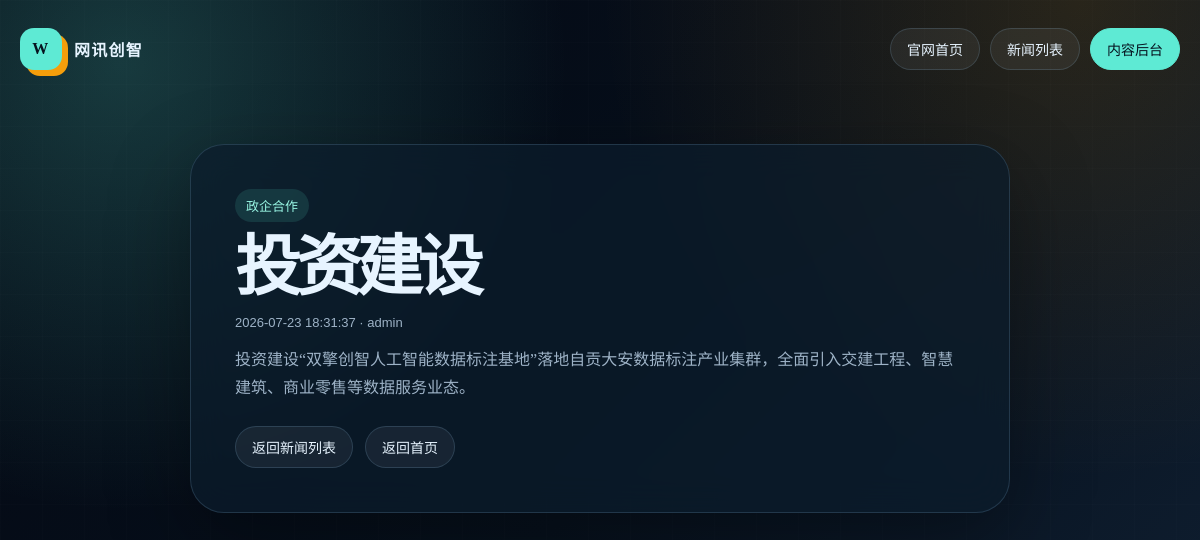
Page /news/4 on the committed database.
### day4/homework/app_company_cms.py (models this page shows)
class Base(DeclarativeBase):
    pass

class News(Base):
    __tablename__ = "news"
    id = Column(Integer, primary_key=True, autoincrement=True)
    title = Column(String(200), nullable=False)
    content = Column(Text, nullable=False)
    category = Column(String(100), nullable=False)
    published_at = Column(String(30), nullable=False)
    author = Column(String(50), nullable=False)

### day4/homework/app_company_cms.py (the view, shortened to what this page needs)
@app.route("/news/<int:news_id>", methods=["GET"])
def news_page(news_id):
    with Session(ENGINE) as db_session:
        news = db_session.get(News, news_id)
        return render_template("news_detail.html", company=company_info, news=news_to_dict(news))

### day4/homework/app_company_cms.py (called while the page is built)
def news_to_dict(news):
    return {
        "id": news.id,
        "title": news.title,
        "content": news.content,
        "category": news.category,
        "published_at": news.published_at,
        "author": news.author,
    }

### day4/homework/templates/news_detail.html (shortened to what this page needs)
{% extends "base.html" %}
{% block content %}
<article class="article">
    <span class="tag">{{ news.category }}</span>
    <h1>{{ news.title }}</h1>
    <div class="meta">{{ news.published_at }}{% if news.author %} · {{ news.author }}{% endif %}</div>
    <p>{{ news.content }}</p>
    <div class="article-actions">
        <a class="pill" href="/api/news">返回新闻列表</a>
        <a class="pill article-back" href="/">返回首页</a>
    </div>
</article>
{% endblock %}

### day4/homework/static/css/site.css (style rules this page uses)
:root { --ink: #e7f4ff; --muted: #9eb3c7; --paper: #07111d; --panel: rgba(12, 28, 44, 0.72); --line: rgba(154, 213, 255, 0.16); --brand: #5eead4; --brand-dark: #99f6e4; --accent: #f59e0b; --danger: #ef4444; --shadow: 0 26px 80px rgba(0, 0, 0, 0.35); }
* { box-sizing: border-box; }
body { margin: 0; min-height: 100vh; color: var(--ink); background: radial-gradient(circle at 10% 8%, rgba(94, 234, 212, 0.22), transparent 28rem), radial-gradient(circle at 90% 0%, rgba(245, 158, 11, 0.14), transparent 30rem), linear-gradient(135deg, #030712 0%, #07111d 54%, #102033 100%); font-family: Georgia, "Songti SC", "Noto Serif SC", serif; }
body::before { position: fixed; inset: 0; z-index: -1; content: ""; opacity: 0.35; background-image: linear-gradient(rgba(255, 255, 255, 0.035) 1px, transparent 1px), linear-gradient(90deg, rgba(255, 255, 255, 0.035) 1px, transparent 1px); background-size: 42px 42px; }
a { color: inherit; text-decoration: none; }
.pill { padding: 10px 16px; border: 1px solid var(--line); border-radius: 999px; background: rgba(255, 255, 255, 0.06); font-family: "Trebuchet MS", "Microsoft YaHei", sans-serif; font-size: 14px; }
h1 { margin: 16px 0; font-size: clamp(44px, 8vw, 92px); line-height: 0.92; letter-spacing: -0.08em; }
.hero-card, .panel, .article, .news-card { background: var(--panel); border: 1px solid var(--line); box-shadow: var(--shadow); backdrop-filter: blur(18px); }
.metric span, .meta, .news-card p, .article p, label { color: var(--muted); }
.tag { display: inline-flex; padding: 7px 11px; border-radius: 999px; color: var(--brand-dark); background: rgba(94, 234, 212, 0.12); font-family: "Trebuchet MS", "Microsoft YaHei", sans-serif; font-size: 13px; }
.news-card p, .article p { line-height: 1.75; }
.meta { font-family: "Trebuchet MS", "Microsoft YaHei", sans-serif; font-size: 13px; }
.article { max-width: 820px; margin: 46px auto 80px; padding: 44px; border-radius: 34px; }
.article h1 { font-size: clamp(34px, 6vw, 66px); }
.article-back { display: inline-flex; margin-top: 24px; }
.article-actions { display: flex; gap: 12px; flex-wrap: wrap; margin-top: 24px; }
.article-actions .article-back { margin-top: 0; }

### rows in the picture
News: category "政企合作", title "投资建设", published_at "2026-07-23 18:31:37", author "admin", content "投资建设“双擎创智人工智能数据标注基地”落地自贡大安数据标注产业集群，全面引入交建工程、智慧建筑、商业零售等数据服务业态。"

### other values in the picture
{{ company.name }} "网讯创智"
